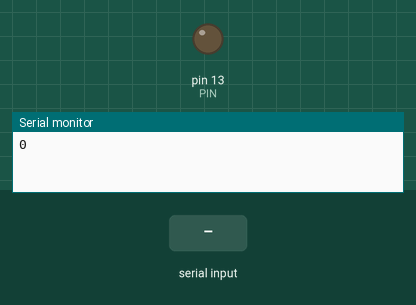
Bench run of a sketch on a simulated Arduino Uno, built with avr-gcc and run on an emulated ATmega328P. On the bench: output pins drawn as LEDs (lit = HIGH), the last lines printed to the serial monitor. The inputs (shaded band) are chosen by the test bench.

Above: at 1.4 s.
1.5 s: "LEDON\n" received over Serial
At 2.1 s:
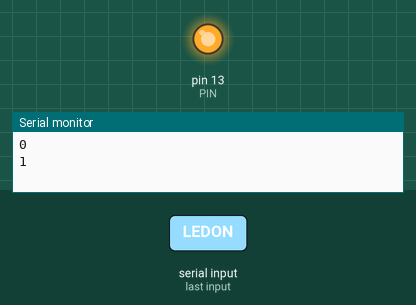
3.0 s: "LEDOFF\n" received over Serial
At 3.3 s:
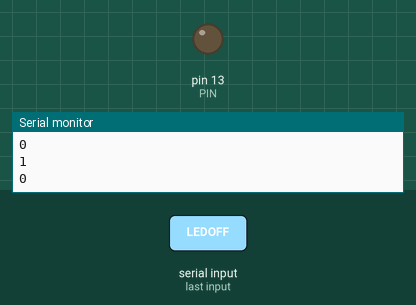
Timing chart, 0 to 6.0 s (numbered marks = the images above; inputs shaded):
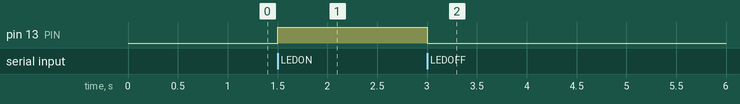

The sketch:

ManettePS2-serialMRL.ino
```cpp
// Seb : Client pour MRL et test echanges SERIE en ARDUINO et MRL
// pour commande via la PS2
// Si Recoit LEDON ou LEDOFF allume/eteind une led sur l'arduino et envoie en serie 0 (48) ou 1 (49)
// TEst 2 : envoie d'une commande serie Vers MRL
// MRL => affiche la commande et message en retour...
// attention config port com : 19200 bauds sur le Terminal Arsuino/MRL

#define PIN            13

boolean DEBUG=false; // Active l'affichage des messages de debug
String inputString = "";         // a string to hold incoming data
boolean stringComplete = false;  // whether the string is complete
int cptin=0; // comptage du nb de caractères reçu

void setup() {
  // initialize serial:
  Serial.begin(19200);
  delay(200);

  // reserve 200 bytes for the inputString:
  inputString.reserve(200);

  pinMode(PIN, OUTPUT);
  Serial.println(0);

}


// ************ MAIN ****************
void loop() {
  // print the string when a newline arrives:
  if (stringComplete) {
    debugMsg(inputString);

    // chaineReception.trim(); // enlève les espaces
    analyseChaine(inputString); // appelle la fonction d'analyse de la chaine en réception

    // clear the string:
    inputString = "";
    stringComplete = false;
  }
}

/*
  SerialEvent occurs whenever a new data comes in the
 hardware serial RX.  This routine is run between each
 time loop() runs, so using delay inside loop can delay
 response.  Multiple bytes of data may be available.
 */
void serialEvent() {
  while (Serial.available()) {
    // get the new byte:
    char inChar = (char)Serial.read();

    // add it to the inputString:
    inputString += inChar;
    cptin++;

    // if the incoming character is a newline, set a flag
    // so the main loop can do something about it:
    if (inChar == '\n' || cptin==10) {
      stringComplete = true;
      cptin=0;
      debugMsg(inputString);
    }
  }
}

//
//  Analyse les instructions recus via le serie
//
void analyseChaine(String chaineRecue) { // fonction d'analyse de la chaine recue
      int valeur=0; // variable utile
      String chaineTest; // objet STring pour analyse chaine recue

      // convertie les lettres en majuscules, pour rendre les commandes case insensitives...
      chaineRecue.toUpperCase();

      // Selectionne la rampe de led sur laquelle vont s'appliquer les effets
      if (chaineRecue.startsWith("LEDON"))    {
          digitalWrite(PIN, HIGH);
          Serial.println(1);
      }

      if (chaineRecue.startsWith("LEDOFF")) {
        digitalWrite(PIN, LOW);
        Serial.println(0);
      }
} // fin fonction analyse chaine

// Affiche les messages en retour sur le port série
void debugMsg(String todisplay) {
  if (DEBUG==true)  Serial.println(todisplay);
}
```

Measured:
- after the input at 1.5 s, pin 13 (PIN): LOW → HIGH at once
- after the input at 3.0 s, pin 13 (PIN): HIGH → LOW at once
